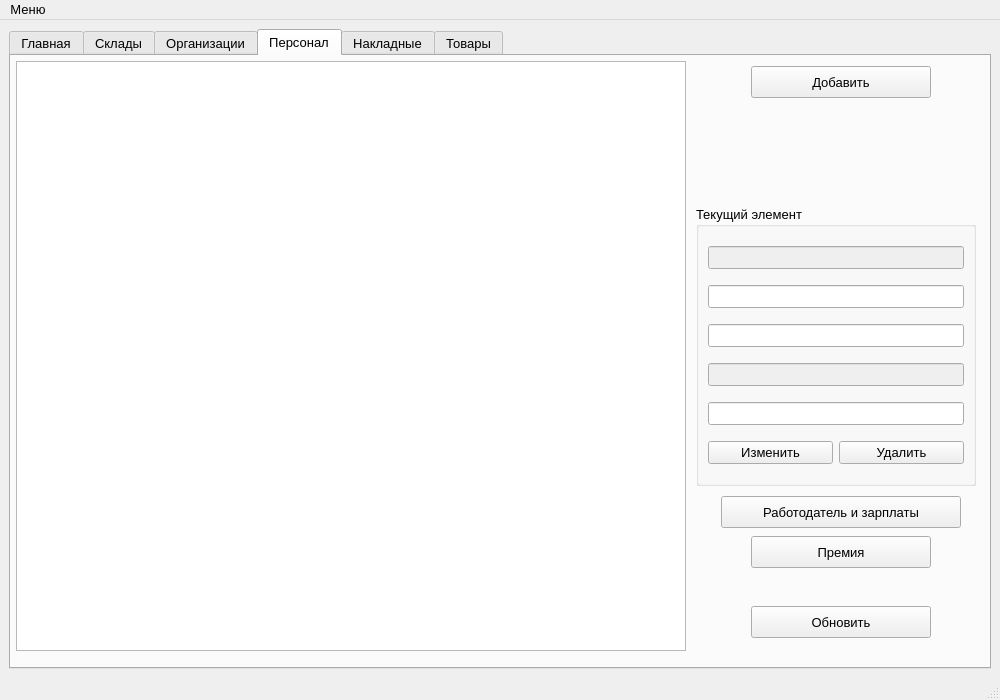
<?xml version="1.0" encoding="UTF-8"?>
<ui version="4.0">
 <class>MainWindow</class>
 <widget class="QMainWindow" name="MainWindow">
  <property name="geometry">
   <rect>
    <x>0</x>
    <y>0</y>
    <width>1000</width>
    <height>700</height>
   </rect>
  </property>
  <property name="font">
   <font>
    <pointsize>10</pointsize>
   </font>
  </property>
  <property name="windowTitle">
   <string>MainWindow</string>
  </property>
  <widget class="QWidget" name="centralwidget">
   <layout class="QGridLayout" name="gridLayout_7">
    <item row="0" column="0">
     <widget class="QTabWidget" name="tabWidget">
      <property name="currentIndex">
       <number>3</number>
      </property>
      <widget class="QWidget" name="Start">
       <attribute name="title">
        <string>Главная</string>
       </attribute>
       <layout class="QGridLayout" name="gridLayout">
        <item row="0" column="0">
         <widget class="QTextEdit" name="Preview">
          <property name="font">
           <font>
            <family>Segoe UI Variable Small</family>
            <pointsize>22</pointsize>
           </font>
          </property>
          <property name="html">
           <string>&lt;!DOCTYPE HTML PUBLIC &quot;-//W3C//DTD HTML 4.0//EN&quot; &quot;http://www.w3.org/TR/REC-html40/strict.dtd&quot;&gt;
&lt;html&gt;&lt;head&gt;&lt;meta name=&quot;qrichtext&quot; content=&quot;1&quot; /&gt;&lt;meta charset=&quot;utf-8&quot; /&gt;&lt;style type=&quot;text/css&quot;&gt;
p, li { white-space: pre-wrap; }
&lt;/style&gt;&lt;/head&gt;&lt;body style=&quot; font-family:'Segoe UI Variable Small'; font-size:22pt; font-weight:400; font-style:normal;&quot;&gt;
&lt;p align=&quot;center&quot; style=&quot; margin-top:0px; margin-bottom:0px; margin-left:0px; margin-right:0px; -qt-block-indent:0; text-indent:0px;&quot;&gt;Складской модуль&lt;/p&gt;
&lt;p align=&quot;center&quot; style=&quot;-qt-paragraph-type:empty; margin-top:0px; margin-bottom:0px; margin-left:0px; margin-right:0px; -qt-block-indent:0; text-indent:0px;&quot;&gt;&lt;br /&gt;&lt;/p&gt;
&lt;p align=&quot;justify&quot; style=&quot; margin-top:0px; margin-bottom:0px; margin-left:0px; margin-right:0px; -qt-block-indent:0; text-indent:0px;&quot;&gt;&lt;span style=&quot; font-size:16pt;&quot;&gt;Данное приложения является реализацией конткретной информационной системы. Оно позволяет вести учет поступления и выдачи товара. Заполнять  справочники организаций - владельцев складов, товаров, работников и накладных. Определять текущее состояние склада, а именно, количество свободных мест. &lt;/span&gt;&lt;/p&gt;
&lt;p align=&quot;justify&quot; style=&quot; margin-top:0px; margin-bottom:0px; margin-left:0px; margin-right:0px; -qt-block-indent:0; text-indent:0px;&quot;&gt;&lt;span style=&quot; font-size:16pt;&quot;&gt;Использование данного приложения подразумевает наличие базовых навыков владения компьютером, а также приминения базовой логики. &lt;/span&gt;&lt;/p&gt;
&lt;p align=&quot;justify&quot; style=&quot;-qt-paragraph-type:empty; margin-top:0px; margin-bottom:0px; margin-left:0px; margin-right:0px; -qt-block-indent:0; text-indent:0px; font-size:16pt;&quot;&gt;&lt;br /&gt;&lt;/p&gt;
&lt;p align=&quot;justify&quot; style=&quot;-qt-paragraph-type:empty; margin-top:0px; margin-bottom:0px; margin-left:0px; margin-right:0px; -qt-block-indent:0; text-indent:0px; font-size:16pt;&quot;&gt;&lt;br /&gt;&lt;/p&gt;
&lt;p align=&quot;justify&quot; style=&quot;-qt-paragraph-type:empty; margin-top:0px; margin-bottom:0px; margin-left:0px; margin-right:0px; -qt-block-indent:0; text-indent:0px; font-size:16pt;&quot;&gt;&lt;br /&gt;&lt;/p&gt;
&lt;p align=&quot;justify&quot; style=&quot;-qt-paragraph-type:empty; margin-top:0px; margin-bottom:0px; margin-left:0px; margin-right:0px; -qt-block-indent:0; text-indent:0px; font-size:16pt;&quot;&gt;&lt;br /&gt;&lt;/p&gt;
&lt;p align=&quot;justify&quot; style=&quot; margin-top:0px; margin-bottom:0px; margin-left:0px; margin-right:0px; -qt-block-indent:0; text-indent:0px;&quot;&gt;&lt;span style=&quot; font-size:8pt;&quot;&gt;*Данное приложение является интеллектуальной собственностью автора. &lt;/span&gt;&lt;/p&gt;
&lt;p align=&quot;justify&quot; style=&quot; margin-top:0px; margin-bottom:0px; margin-left:0px; margin-right:0px; -qt-block-indent:0; text-indent:0px;&quot;&gt;&lt;span style=&quot; font-size:8pt;&quot;&gt;**Строго для лиц на имеющих сенсорных и психоневрологических заболеваний, старше 12 лет&lt;/span&gt;&lt;/p&gt;&lt;/body&gt;&lt;/html&gt;</string>
          </property>
         </widget>
        </item>
       </layout>
      </widget>
      <widget class="QWidget" name="Warehouse">
       <attribute name="title">
        <string>Склады</string>
       </attribute>
       <widget class="QTableView" name="wh_table">
        <property name="geometry">
         <rect>
          <x>5</x>
          <y>5</y>
          <width>670</width>
          <height>590</height>
         </rect>
        </property>
       </widget>
       <widget class="QPushButton" name="wh_update">
        <property name="geometry">
         <rect>
          <x>780</x>
          <y>550</y>
          <width>90</width>
          <height>32</height>
         </rect>
        </property>
        <property name="text">
         <string>Обновить</string>
        </property>
       </widget>
       <widget class="QPushButton" name="wh_add">
        <property name="geometry">
         <rect>
          <x>780</x>
          <y>10</y>
          <width>90</width>
          <height>32</height>
         </rect>
        </property>
        <property name="text">
         <string>Добавить</string>
        </property>
       </widget>
       <widget class="QGroupBox" name="groupBox">
        <property name="geometry">
         <rect>
          <x>685</x>
          <y>150</y>
          <width>280</width>
          <height>220</height>
         </rect>
        </property>
        <property name="title">
         <string>Текущий элемент</string>
        </property>
        <layout class="QGridLayout" name="gridLayout_2">
         <item row="4" column="0">
          <widget class="QPushButton" name="wh_modify">
           <property name="text">
            <string>Изменить</string>
           </property>
          </widget>
         </item>
         <item row="2" column="0" colspan="2">
          <widget class="QLineEdit" name="wh_owner_line"/>
         </item>
         <item row="4" column="1">
          <widget class="QPushButton" name="wh_remove">
           <property name="text">
            <string>Удалить</string>
           </property>
          </widget>
         </item>
         <item row="3" column="0" colspan="2">
          <widget class="QLineEdit" name="wh_space_line"/>
         </item>
         <item row="1" column="0" colspan="2">
          <widget class="QLineEdit" name="wh_addr_line"/>
         </item>
         <item row="0" column="0" colspan="2">
          <widget class="QLineEdit" name="wh_name_line">
           <property name="enabled">
            <bool>false</bool>
           </property>
          </widget>
         </item>
        </layout>
       </widget>
      </widget>
      <widget class="QWidget" name="Owner">
       <attribute name="title">
        <string>Организации</string>
       </attribute>
       <widget class="QTableView" name="ow_table">
        <property name="geometry">
         <rect>
          <x>5</x>
          <y>5</y>
          <width>670</width>
          <height>590</height>
         </rect>
        </property>
       </widget>
       <widget class="QPushButton" name="ow_add">
        <property name="geometry">
         <rect>
          <x>740</x>
          <y>10</y>
          <width>180</width>
          <height>32</height>
         </rect>
        </property>
        <property name="text">
         <string>Добавить</string>
        </property>
       </widget>
       <widget class="QPushButton" name="ow_update">
        <property name="geometry">
         <rect>
          <x>740</x>
          <y>550</y>
          <width>180</width>
          <height>32</height>
         </rect>
        </property>
        <property name="text">
         <string>Обновить</string>
        </property>
       </widget>
       <widget class="QGroupBox" name="groupBox_2">
        <property name="geometry">
         <rect>
          <x>685</x>
          <y>150</y>
          <width>280</width>
          <height>220</height>
         </rect>
        </property>
        <property name="title">
         <string>Текущий элемент</string>
        </property>
        <layout class="QGridLayout" name="gridLayout_3">
         <item row="0" column="0" colspan="2">
          <widget class="QLineEdit" name="ow_name_line">
           <property name="enabled">
            <bool>false</bool>
           </property>
           <property name="dragEnabled">
            <bool>false</bool>
           </property>
           <property name="readOnly">
            <bool>false</bool>
           </property>
          </widget>
         </item>
         <item row="1" column="0" colspan="2">
          <widget class="QLineEdit" name="ow_person_line"/>
         </item>
         <item row="2" column="0" colspan="2">
          <widget class="QLineEdit" name="ow_phone_line"/>
         </item>
         <item row="3" column="0">
          <spacer name="verticalSpacer">
           <property name="orientation">
            <enum>Qt::Vertical</enum>
           </property>
           <property name="sizeHint" stdset="0">
            <size>
             <width>20</width>
             <height>40</height>
            </size>
           </property>
          </spacer>
         </item>
         <item row="4" column="0">
          <widget class="QPushButton" name="ow_modify">
           <property name="text">
            <string>Изменить</string>
           </property>
          </widget>
         </item>
         <item row="4" column="1">
          <widget class="QPushButton" name="ow_remove">
           <property name="text">
            <string>Удалить</string>
           </property>
          </widget>
         </item>
        </layout>
       </widget>
      </widget>
      <widget class="QWidget" name="Stuff">
       <attribute name="title">
        <string>Персонал</string>
       </attribute>
       <widget class="QTableView" name="stuff_table">
        <property name="geometry">
         <rect>
          <x>5</x>
          <y>5</y>
          <width>670</width>
          <height>590</height>
         </rect>
        </property>
       </widget>
       <widget class="QPushButton" name="stuff_update">
        <property name="geometry">
         <rect>
          <x>740</x>
          <y>550</y>
          <width>180</width>
          <height>32</height>
         </rect>
        </property>
        <property name="text">
         <string>Обновить</string>
        </property>
       </widget>
       <widget class="QPushButton" name="stuff_add">
        <property name="geometry">
         <rect>
          <x>740</x>
          <y>10</y>
          <width>180</width>
          <height>32</height>
         </rect>
        </property>
        <property name="text">
         <string>Добавить</string>
        </property>
       </widget>
       <widget class="QGroupBox" name="groupBox_3">
        <property name="geometry">
         <rect>
          <x>685</x>
          <y>150</y>
          <width>280</width>
          <height>280</height>
         </rect>
        </property>
        <property name="title">
         <string>Текущий элемент</string>
        </property>
        <layout class="QGridLayout" name="gridLayout_4">
         <item row="2" column="0" colspan="2">
          <widget class="QLineEdit" name="st_salary_line"/>
         </item>
         <item row="5" column="0">
          <widget class="QPushButton" name="stuff_modify">
           <property name="text">
            <string>Изменить</string>
           </property>
          </widget>
         </item>
         <item row="1" column="0" colspan="2">
          <widget class="QLineEdit" name="st_job_line"/>
         </item>
         <item row="3" column="0" colspan="2">
          <widget class="QLineEdit" name="st_name_line">
           <property name="enabled">
            <bool>false</bool>
           </property>
          </widget>
         </item>
         <item row="5" column="1">
          <widget class="QPushButton" name="stuff_remove">
           <property name="text">
            <string>Удалить</string>
           </property>
          </widget>
         </item>
         <item row="4" column="0" colspan="2">
          <widget class="QLineEdit" name="st_phone_line"/>
         </item>
         <item row="0" column="0" colspan="2">
          <widget class="QLineEdit" name="st_wh_line">
           <property name="enabled">
            <bool>false</bool>
           </property>
          </widget>
         </item>
        </layout>
       </widget>
       <widget class="QPushButton" name="pushButton">
        <property name="geometry">
         <rect>
          <x>710</x>
          <y>440</y>
          <width>240</width>
          <height>32</height>
         </rect>
        </property>
        <property name="text">
         <string>Работодатель и зарплаты</string>
        </property>
       </widget>
       <widget class="QPushButton" name="pushButton_2">
        <property name="geometry">
         <rect>
          <x>740</x>
          <y>480</y>
          <width>180</width>
          <height>32</height>
         </rect>
        </property>
        <property name="text">
         <string>Премия</string>
        </property>
       </widget>
      </widget>
      <widget class="QWidget" name="Receipt">
       <attribute name="title">
        <string>Накладные</string>
       </attribute>
       <widget class="QPushButton" name="rc_update">
        <property name="geometry">
         <rect>
          <x>740</x>
          <y>550</y>
          <width>180</width>
          <height>32</height>
         </rect>
        </property>
        <property name="text">
         <string>Обновить</string>
        </property>
       </widget>
       <widget class="QPushButton" name="rc_in">
        <property name="geometry">
         <rect>
          <x>740</x>
          <y>10</y>
          <width>180</width>
          <height>32</height>
         </rect>
        </property>
        <property name="text">
         <string>Приходная</string>
        </property>
       </widget>
       <widget class="QPushButton" name="rc_out">
        <property name="geometry">
         <rect>
          <x>740</x>
          <y>50</y>
          <width>180</width>
          <height>32</height>
         </rect>
        </property>
        <property name="text">
         <string>Расходная</string>
        </property>
       </widget>
       <widget class="QTableView" name="rc_table">
        <property name="geometry">
         <rect>
          <x>5</x>
          <y>5</y>
          <width>670</width>
          <height>590</height>
         </rect>
        </property>
       </widget>
      </widget>
      <widget class="QWidget" name="Products">
       <attribute name="title">
        <string>Товары</string>
       </attribute>
       <widget class="QTableView" name="prod_table">
        <property name="geometry">
         <rect>
          <x>5</x>
          <y>5</y>
          <width>670</width>
          <height>590</height>
         </rect>
        </property>
       </widget>
       <widget class="QPushButton" name="prod_update">
        <property name="geometry">
         <rect>
          <x>780</x>
          <y>550</y>
          <width>180</width>
          <height>32</height>
         </rect>
        </property>
        <property name="text">
         <string>Обновить</string>
        </property>
       </widget>
       <widget class="QPushButton" name="prod_is">
        <property name="geometry">
         <rect>
          <x>740</x>
          <y>440</y>
          <width>220</width>
          <height>32</height>
         </rect>
        </property>
        <property name="text">
         <string>В наличие</string>
        </property>
       </widget>
       <widget class="QPushButton" name="prod_sort">
        <property name="geometry">
         <rect>
          <x>740</x>
          <y>490</y>
          <width>220</width>
          <height>32</height>
         </rect>
        </property>
        <property name="text">
         <string>Отсортировать по цене</string>
        </property>
       </widget>
       <widget class="QPushButton" name="prod_add">
        <property name="geometry">
         <rect>
          <x>740</x>
          <y>10</y>
          <width>220</width>
          <height>32</height>
         </rect>
        </property>
        <property name="text">
         <string>Добавить наименование</string>
        </property>
       </widget>
       <widget class="QGroupBox" name="groupBox_4">
        <property name="geometry">
         <rect>
          <x>685</x>
          <y>150</y>
          <width>280</width>
          <height>280</height>
         </rect>
        </property>
        <property name="title">
         <string>Текущий элемент</string>
        </property>
        <layout class="QGridLayout" name="gridLayout_5">
         <item row="2" column="0" colspan="2">
          <widget class="QLineEdit" name="pr_sh_line">
           <property name="enabled">
            <bool>true</bool>
           </property>
          </widget>
         </item>
         <item row="4" column="1">
          <widget class="QPushButton" name="pr_remove">
           <property name="text">
            <string>Удалить</string>
           </property>
          </widget>
         </item>
         <item row="3" column="0" colspan="2">
          <widget class="QLineEdit" name="pr_des_line"/>
         </item>
         <item row="4" column="0">
          <widget class="QPushButton" name="pr_modify">
           <property name="text">
            <string>Изменить</string>
           </property>
          </widget>
         </item>
         <item row="0" column="0" colspan="2">
          <widget class="QLineEdit" name="pr_name_line">
           <property name="enabled">
            <bool>true</bool>
           </property>
          </widget>
         </item>
         <item row="1" column="0" colspan="2">
          <widget class="QLineEdit" name="pr_price_line">
           <property name="enabled">
            <bool>false</bool>
           </property>
          </widget>
         </item>
        </layout>
       </widget>
       <widget class="QGroupBox" name="groupBox_5">
        <property name="geometry">
         <rect>
          <x>685</x>
          <y>60</y>
          <width>300</width>
          <height>78</height>
         </rect>
        </property>
        <property name="title">
         <string>Узнать цену</string>
        </property>
        <layout class="QGridLayout" name="gridLayout_6">
         <item row="0" column="0">
          <widget class="QLineEdit" name="pr_search_line"/>
         </item>
         <item row="0" column="1">
          <widget class="QPushButton" name="pr_search">
           <property name="text">
            <string>Поиск</string>
           </property>
          </widget>
         </item>
        </layout>
       </widget>
      </widget>
     </widget>
    </item>
   </layout>
  </widget>
  <widget class="QMenuBar" name="menubar">
   <property name="geometry">
    <rect>
     <x>0</x>
     <y>0</y>
     <width>1000</width>
     <height>29</height>
    </rect>
   </property>
   <widget class="QMenu" name="menu">
    <property name="title">
     <string>Меню</string>
    </property>
    <addaction name="action"/>
   </widget>
   <addaction name="menu"/>
  </widget>
  <widget class="QStatusBar" name="statusbar"/>
  <action name="action">
   <property name="text">
    <string>Соедениться с базой данных</string>
   </property>
  </action>
 </widget>
 <resources/>
 <connections/>
</ui>
